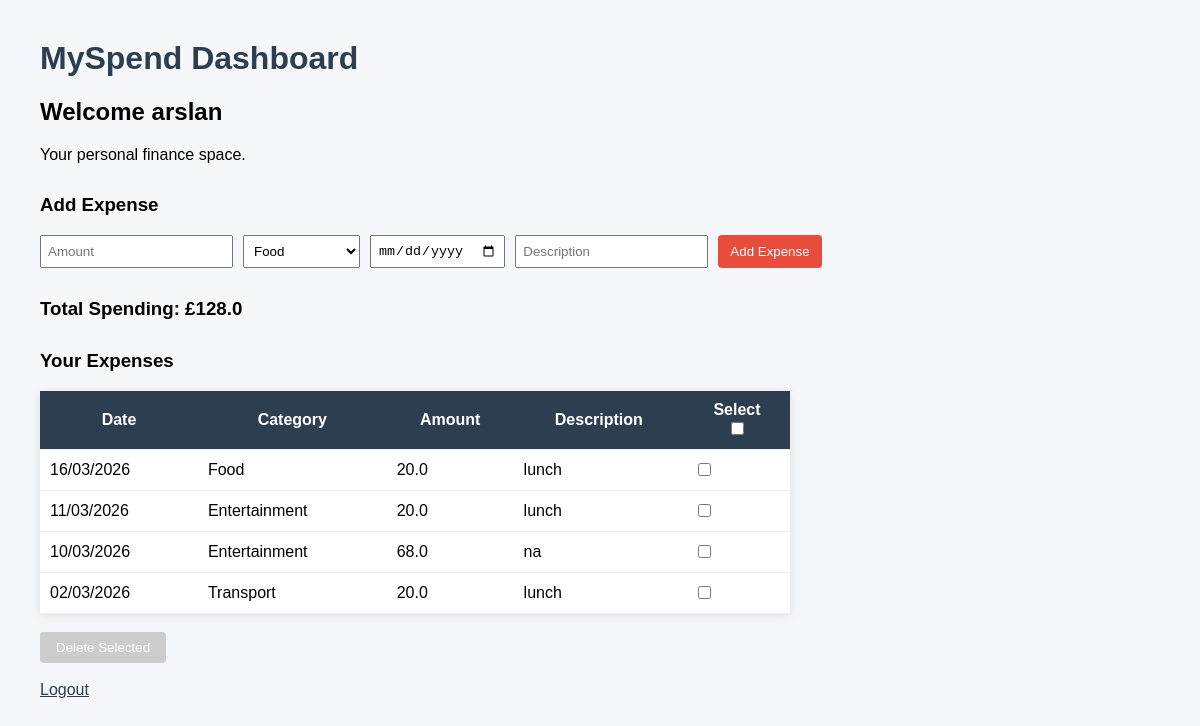
The page /dashboard (signed in) on the database as committed earlier.
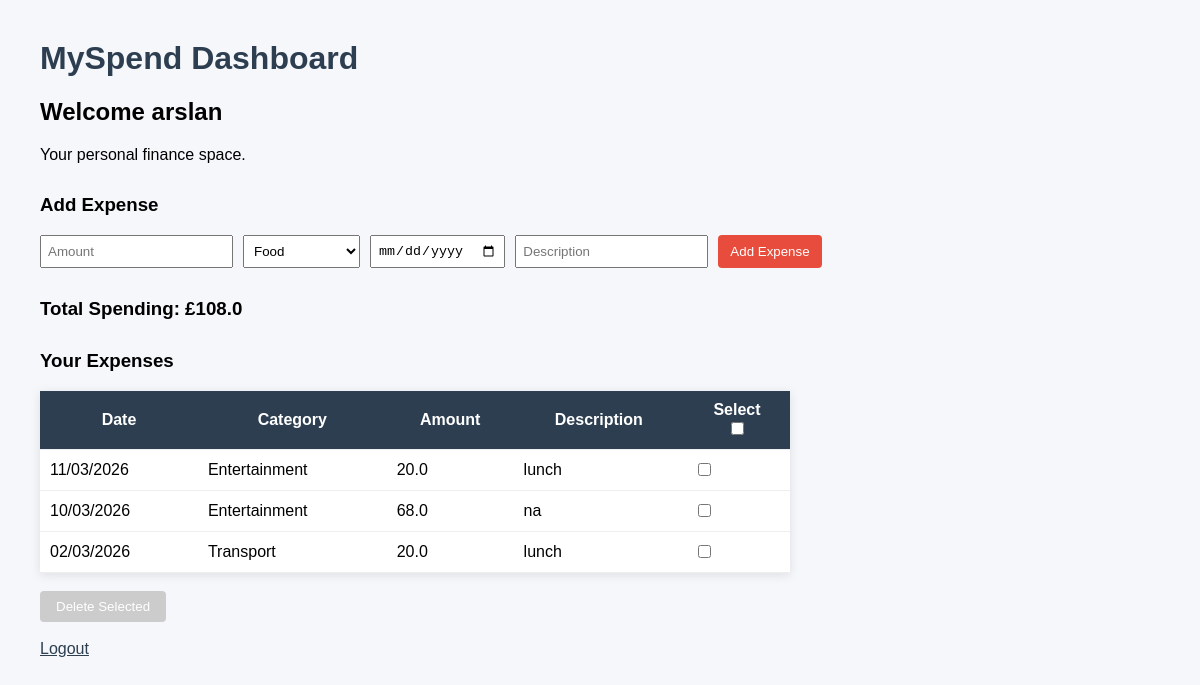
The same page on the database as committed later.
### tables this page shows
CREATE TABLE users (
        user_id INTEGER PRIMARY KEY AUTOINCREMENT,
        name TEXT NOT NULL,
        email TEXT NOT NULL UNIQUE,
        password_hash TEXT NOT NULL,
        failed_attempts INTEGER DEFAULT 0,
        lockout_until TEXT,
        monthly_budget REAL DEFAULT 0
    );

CREATE TABLE expenses (
        expense_id INTEGER PRIMARY KEY AUTOINCREMENT,
        user_id INTEGER,
        category_id INTEGER,
        date TEXT,
        amount REAL,
        description TEXT,
        FOREIGN KEY (user_id) REFERENCES users(user_id),
        FOREIGN KEY (category_id) REFERENCES categories(category_id)
    );

CREATE TABLE categories (
        category_id INTEGER PRIMARY KEY AUTOINCREMENT,
        name TEXT NOT NULL UNIQUE
    );

### tracker/routes.py (the view)
@main.route("/dashboard")
def dashboard():
    if "user_id" not in session:
        return redirect(url_for("main.login"))
    conn = get_db_connection()
    cursor = conn.cursor()
    user = cursor.execute(
        "SELECT name FROM users WHERE user_id = ?",
        (session["user_id"],)
    ).fetchone()
    expenses = cursor.execute(
        """
        SELECT expenses.expense_id, expenses.date, expenses.amount, expenses.description, categories.name
        FROM expenses
        JOIN categories ON expenses.category_id = categories.category_id
        WHERE expenses.user_id = ?
        ORDER BY expenses.date DESC
        """,
        (session["user_id"],)
    ).fetchall()
    total = cursor.execute(
        "SELECT COALESCE(SUM(amount), 0) FROM expenses WHERE user_id = ?",
        (session["user_id"],)
    ).fetchone()[0]
    if total is None:
        total = 0
    conn.close()
    return render_template("dashboard.html", name=user["name"], expenses=expenses, total=total)

### tracker/models.py (called while the page is built)
def get_db_connection():
    connection = sqlite3.connect("myspend.db")
    connection.row_factory = sqlite3.Row
    connection.execute("PRAGMA foreign_keys = ON")  # Enable foreign key support
    return connection

### tracker/templates/dashboard.html (shortened to what this page needs)
<!DOCTYPE html>
<html lang="en">
    <head>
        <link rel="stylesheet" href="{{ url_for('static', filename='css/style.css') }}">
    </head>
    <body>
        <h1>MySpend Dashboard</h1>
        <h2>Welcome {{ name }}</h2>
        <p>Your personal finance space.</p>
        <h3>Add Expense</h3>
        <form method="POST" action="/add-expense" class="add-expense-form">
            <input
                type="number"
                step="0.01"
                name="amount"
                placeholder="Amount"
                required
            >
            <select name="category_id" required>
                <option value="1">Food</option>
            </select>
            <input type="date" name="date" required>
            <input type="text" name="description" placeholder="Description">
            <button type="submit">
                Add Expense
            </button>
        </form>
        <h3>Total Spending: £{{ total }}</h3>
        <h3>Your Expenses</h3>
        <form method="POST" action="/delete-selected-expenses">
            <table>
                <tr>
                    <th>Date</th>
                    <th>Category</th>
                    <th>Amount</th>
                    <th>Description</th>
                    <th>
                        Select
                        <br>
                        <input type="checkbox" id="select-all">
                    </th>
                </tr>
                {% for expense in expenses %}
                <tr>
                    <td>{{ expense.date[8:10] }}/{{ expense.date[5:7] }}/{{ expense.date[0:4] }}</td>
                    <td>{{ expense.name }}</td>
                    <td>{{ expense.amount }}</td>
                    <td>{{ expense.description }}</td>
                    <td>
                        <input
                            type="checkbox"
                            class="expense-checkbox"
                            name="expense_ids"
                            value="{{ expense.expense_id }}"
                        >
                    </td>
                </tr>
                {% endfor %}
            </table>
            <br>
            <button
                id="delete-button"
                type="submit"
                onclick="return confirm('Are you sure you want to delete the selected expenses?')"
                disabled
            >
                Delete Selected
            </button>
        </form>
        <br>
        <a href="/logout">Logout</a>
    </body>
</html>

### tracker/static/css/style.css (style rules this page uses)
body { font-family: Arial, sans-serif; background-color: #f5f7fb; margin: 40px; }
h1 { color: #2c3e50; }
h3 { margin-top: 30px; }
.add-expense-form { display: flex; gap: 10px; margin-bottom: 25px; }
.add-expense-form input, .add-expense-form select { padding: 6px; }
.add-expense-form button { padding: 6px 12px; }
table { border-collapse: collapse; width: 750px; background: white; box-shadow: 0 2px 10px rgba(0,0,0,0.1); }
th { background-color: #2c3e50; color: white; }
th, td { padding: 10px; border-bottom: 1px solid #eee; }
button { padding: 8px 16px; background: #e74c3c; border: none; color: white; border-radius: 4px; cursor: pointer; }
button:disabled { background: #ccc; cursor: not-allowed; }
a { color: #2c3e50; }

Rows that differ between the two databases and show on the page:
removed expenses: date "16", date "03", date "2026", name "Food", amount "20.0", description "lunch"
Other text that changed with them:
{{ total }}: "128.0" → "108.0"
